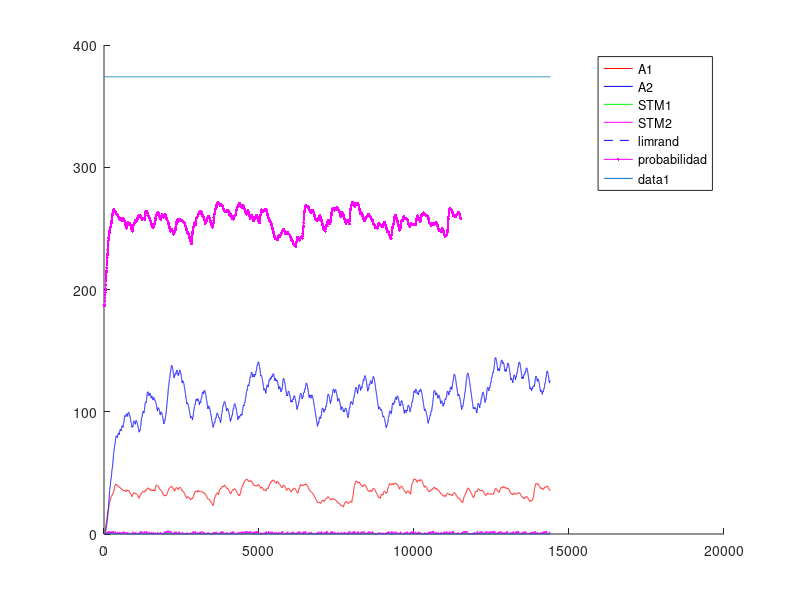
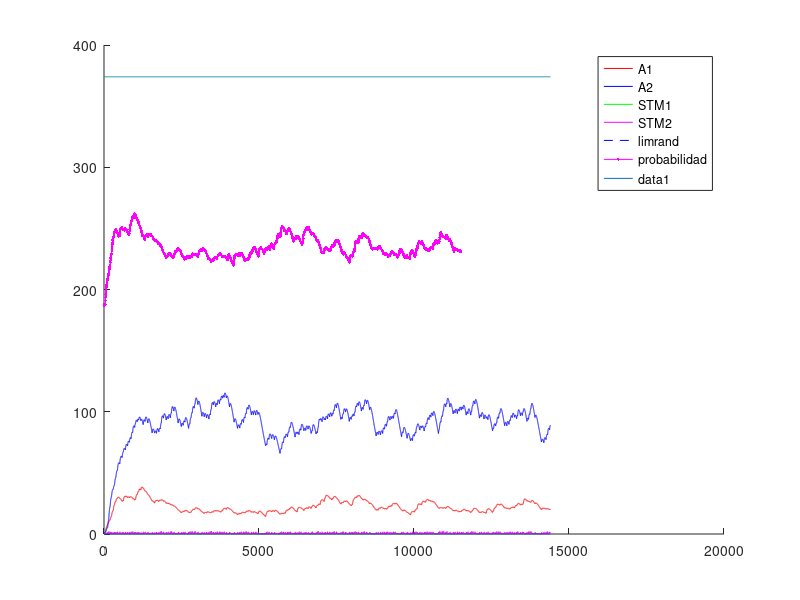
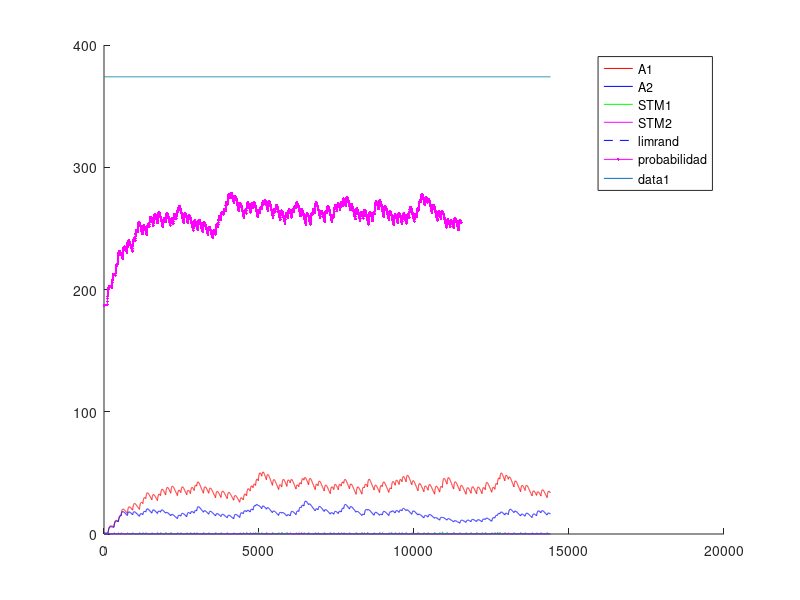
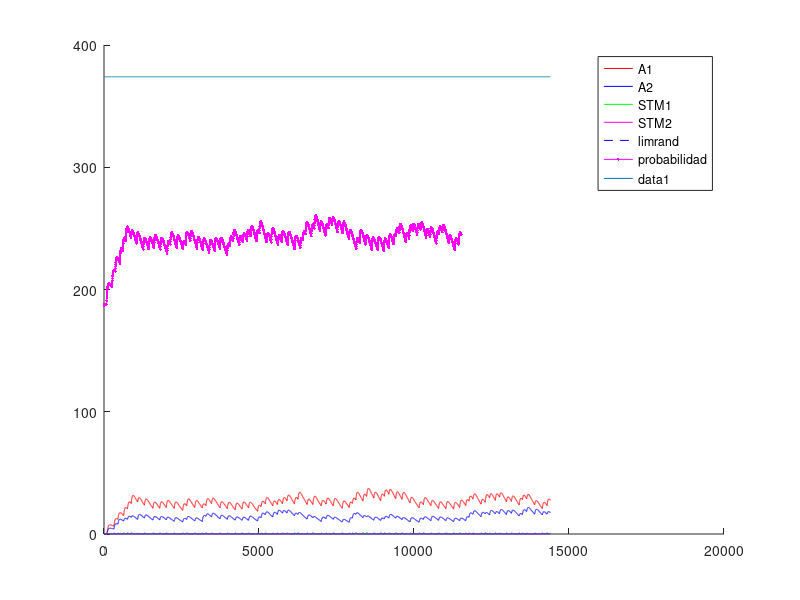

Here is the MATLAB script that generated these plots, in order:
%% Experimento con Variable-Interval - VI - intervalo Variable
%% Existen multiples intancias de palanquelo (cada vez que realiza respuesta decide si realiza otra o no)
%% Durante el intervalo se pesa la cantidad de palanqueos y no palanqueos respecto a la cantidad de instacias
%% de respuesta. EL refuerzo impacta de forma proporcional a la tasa de respuestas.
%% Un trial dura 3600 segundos.
%% Una sesion 1 o 3 trial (seg´un la dinamica del animal)
%% 5 sesiones por Experimento. Cada sesion es un intervalo diferente.
%% 1 experimento
%% Tiempo para realizar un respuesta 1 segundo
%% 
%% La probabilidad de eleccion se ajusta al nivel de maxima frecuencia de palanqueo
%% 

close all
clc
clear

%% Matriz de pago 0 1 

%%% Se ajusto la apreciacion de las cantidades de refuerzo 
function rf = feel(pellets)
  rf=0;
  if (nargin~=0)
    rf=(12.8*(1-exp(-.25.* pellets.^(2))))+(12.8*(1-exp(-.5.* pellets)));
  else
    error ("Faltan parametros");
  endif
endfunction
%% 
%% 

%% INICIALIZATION
%%%%%% CONSTANTES DE SESIONES
Ntrial  =  1 ;   %% un trial de 3600 segundos
tTrial  =  3600; %% en segundos
tResp   =  1;    %% en segundos
tMuestreo = 0.25;%% en segundos
Nses    =  7 ;
Vi=[5,10,30,40,60,90,120]; %% valores medios de intervalos variables
Ntest   =  1;
limrand =  0.138;
saving  =  0.01 ;
%%%%%% CONSTANTES DE DECAIMIENTO
alpha = 1*tMuestreo;
beta  = 0.125*tMuestreo ;
gamma = 0.0067*tMuestreo;%0.025 ; 
delta = 1*tMuestreo;
%%%%%% INICIALIZACION
palanca = zeros(2,1);
Rf_1=0;
Rf_2=0;
A1=zeros(1,Ntest);
A2=zeros(1,Ntest);
stm_1=zeros(2,Ntest);
stm_2=zeros(2,Ntest);
d=1;

sesion = zeros(Nses,1);
trialXsesion = zeros(Nses,Ntrial);
terminal_sesion=zeros(Nses,1);
nb_resp = zeros(Nses,Ntest);
refuerzo = zeros(Nses,Ntest);
t_ref = zeros(Nses,1);
cum_resp = zeros(Nses,1);
contadorP1=0;
contadorP2=0;
contadorI=0;

%% CALCULO DE AROUSAL MAXIMO
%% Iteraciones de respuesta refuerzo para encotnrar el STM medio
Nconfig=5; %% Tasa de respuesta de configuracion
%plot([1:0.01:20],(12.8*(1-exp(-.25.* [1:0.01:20].^(2))))+(12.8*(1-exp(-.5.* [1:0.01:20]))),'.k')
R1 = floor(feel(1)); %tiempo de refuezo para R
l1 = Nconfig/tMuestreo; % duracion entre trials
suma = 0; %suma es un valor necesaria para calcular max1 y min1
suma = alpha*R1 %% Refuerzo cada N respuestas
iter=100; %% numero de iteraciones para que converja el stm
max1 = 0; %maximum de stm1
min1 = 0; %minimum de stm1
for i = 1:iter 
  suma = (1-beta)^(Nconfig/tMuestreo)*suma;%% Instantes que decae el stm
  min1=suma;
  suma += alpha*R1; %Refuerzo
  max1=suma;
end
comp=.88;
S1 = (((max1-min1)*(comp*l1))/2)+min1*comp*l1; %calcul de la superficie del triangulo mas la de el rectangulo
stm_1_medio = S1/(l1);
A1max = (delta/gamma)*stm_1_medio;

%% INICIO DE LAS ITERATIONS
for l = 1:Ntest  %% TESTES
  Num=0;
  for k = 1:Nses  %% SESIONES (cambia el N)
    i=1;
    %duracion = [1,tTrial*ones(1,Ntrial)];
    
    contador = 1;
    %palanca(1)=randi(2);
    
    %% Agregar intervalo de refuerzos  %%
    intervalo=Vi(k);
    if k>1
      A1(Num+1,l)=saving*A1(Num,l);
      A2(Num+1,l)=saving*A2(Num,l);
      stm_1(Num+1,l)=0*stm_1(Num,l);
      stm_2(Num+1,l)=0*stm_2(Num,l); 
      %%% ELECCION DE LA PRIMERA PALANCA 
%      if A1(Num,1)>A2(Num,1)
%        palanca(2)=1;
%      else
%        palanca(2)=2;
%      end
    end       
    P1(i,k)=0.5;
    P1(i,k)=0.5;
    for j=2:(Ntrial*tTrial/tMuestreo) %% Todos los trials juntos
      
      if contador == tResp/tMuestreo%duracion(i)
        contador = 0;
        i = i+1 ;
        J = j ;
        P1(i,k)=0.5*(1-exp(-(5*A1((j-1)+Num,l))/A1max))+0.5; %probabilidad en exponential
        P2(i,k)=0.5*(1-exp(-(5*A2((j-1)+Num,l))/A1max))+0.5; %probabilidad en exponential
        %P=.99;
        %P2(i,k)=0.5*(1-exp(-(5*A2((j-1)+Num,l))/A2max))+0.5;
        
        a = rand ;
        %%% ELECCION DE LA PALANCA %%% Basicamente elige palanquear o no palanquear
        if (A1((j-1)+Num,l)<=limrand)&&(A2((j-1)+Num,l)<=limrand)
          palanca(i)=randi(2);
        elseif (A1((j-1)+Num,l)>=limrand)&&(A2((j-1)+Num,l)<=limrand)
          if a>=P1(i,k)
            palanca(i)=2;
          else
            palanca(i)=1;
          end
        elseif (A1((j-1)+Num,l)<=limrand)&&(A2((j-1)+Num,l)>=limrand)
          if a>=P2(i,k)
            palanca(i)=1;
          else
            palanca(i)=2;
          end
        elseif (A1((j-1)+Num,l)>A2((j-1)+Num,l))
          if a>=P1(i,k)
            palanca(i)=2;
          else
            palanca(i)=1;
          end
        else
          if a>=P2(i,k)
            palanca(i)=1;
          else
            palanca(i)=2;
          end
        end
        %% Contadores para intervalo de refuerzo
        if palanca(i)==1
          contadorP1++;
        else
          contadorP2++;
        endif
        %%% REFUERZO %%%
        if (contadorI >= intervalo/tMuestreo)
          if (contadorP1>=1)
            %if (palanca(i)==1) %% palanquea
            aux=contadorP1+contadorP2;
            Rfz=floor(feel(1));
            Rf_1=Rfz*contadorP1/aux;
            Rf_2=Rfz*contadorP2/aux;
            %elseif (palanca(i-1)==2) %% No palanquea
            %  Rf_1=0;
            %  Rf_2=0;%floor(10*(1-exp(-0.8* 2 )));
            %end
            %stm_1(j+Num,l)=(1-beta)*stm_1((j-1)+Num,l)+alpha*Rf_1;
            %stm_2(j+Num,l)=(1-beta)*stm_2((j-1)+Num,l)+alpha*Rf_2;
            contadorP1=0;
            contadorP2=0;
            contadorI =0;
            dispe=.5; %% dispercion del 50% del valor de la intervalo
            intervalo=Vi(k)*(1 + dispe*(1-2*rand));
            refuerzo(k,l)++;
            t_ref(k,i)=1;
          else
            contadorP1=0;
            contadorP2=0;
            contadorI =0;
            %dispe=.5; %% dispercion del 50% del valor de la intervalo
            %intervalo=Vi(k)*(1 + dispe*(1-2*rand))
            
          endif
        end
        
      else
        contador++;
        contadorI++;
        Rf_1=0;
        Rf_2=0;
      end
      stm_1(j+Num,l)=(1-beta)*stm_1((j-1)+Num,l)+alpha*Rf_1;
      stm_2(j+Num,l)=(1-beta)*stm_2((j-1)+Num,l)+alpha*Rf_2;
      A1(j+Num,l)=(1-gamma)*A1((j-1)+Num,l)+delta*stm_1(j+Num,l);
      A2(j+Num,l)=(1-gamma)*A2((j-1)+Num,l)+delta*stm_2(j+Num,l);
      
%      if floor(j/tTrial)==(j/tTrial)
%        trialXsesion()
%      end
    end
    
    
    %%% CONTADOR DE A QUE J SE CAMBIA LA SESION
    %sesion(k-1,l)=j;
    sesion(k,l)=j+Num;
    %%% DEFINICION DE NUM
%    compteur = 0 ;
%    for i=1:length(A1(:,l))
%      if A1(i,l)~=0
%        compteur = compteur +1;
%      end
%    end
%    Num=compteur;
    Num = j+Num;
    Sizemat = length(A1);
    
    if palanca(1)==1
      nb_resp(k,l)=1;
      cum_resp(k,1)=1;
    end
    for j = 2:length(palanca)
      if palanca(j)==1
        %nb_coop(k-1,l)= nb_coop(k-1,l)+1;
        nb_resp(k,l)++;
        cum_resp(k,j)=cum_resp(k,j-1)+1;
      else
        cum_resp(k,j)=cum_resp(k,j-1);
      end
    end
  end
end


%%% PRUEBAS 
%%% ENCONTRA LA LONGITUD REAL DEL EXPERIMENTACION
nonnul = zeros(Ntest,1);
for k=1:Ntest
  for i=1:length(A1)
    if A1(i,k) ~= 0
      nonnul(k)=nonnul(k)+1;
    end
  end
end

%%% PRUEBA I _ PESO DE LA EXPERIMENTACION EN LA MEMORIA
porcent = 0;
for i = 1:Ntest
  if sum(A1(:,i)) > 10 * sum(A2(:,i))
    porcent = porcent +1;
  end
end

%%% PRUEBA II _ SI LA EXCITATION ALCANZA A SU MAXIMUM
maxima = zeros(Ntest,1);
for k = 1:Ntest
  if floor(max(A1(:,k))) == floor(max(max(A1))) 
    maxima(k) = maxima(k) +1;
  end
end

%%% PRUEBA III _ EN QUE SESION LA PALANCA GANA DE VERDAD
%ird = zeros(Ntest,1);
%for k = 1:Ntest
%  i=1;
%  while 1
%    if A1(nonnul(k)-i,k) < limrand
%      ird(k) = nonnul(k)-i+1;
%      break;
%    else
%      i=i+1;
%    end
%  end
%end
%
%%%% PRUEBA IV _ CONVIERTE J EN NUMERO DE SESION
%for k = 1:Ntest
%  i=1;
%  while 1
%    if ird(k) <= sum(sesion(1:i)+50)
%      ird(k)=i;
%      break;
%    else
%      i=i+1;
%    end
%  end
%end

%%% PRUEBA V _ PORCENTAJE DE COOPERACION POR SESION / EXPERIMENTO

%
%porcentaje_coop_sesion=zeros(Nses,Ntest);
%porcentaje_coop_experimento=zeros(Ntest,1);
%for k = 1:Ntest
%  porcentaje_coop_experimento(k)=sum(nb_coop(:,k))/(Ntrial*Nses)*100;
%end

%for i=1:Ntest
%  terminal_sesion(1,i)=sesion(1,i);
%  for j=2:Nses
%    terminal_sesion(j,i)=sesion(j,i)+terminal_sesion(j-1,i);
%  end
%end

%%% DEMOSTRACION 


%promedio_sesion=sum(ird)/Ntest
%porcent_10xsuperior_al_otra=porcent/Ntest * 100;
%cuanto_alcanzan_al_maxima=sum(maxima)/Ntest * 100;
%porcentaje_coop_experimento;
%porcentaje_coop_sesion=floor(nb_coop/Ntrial*100);


resp_por_segundos=nb_resp/length(palanca); %numero de respuestas dividido por el numero de respestas maximal posible


for i=1:Ntest
  for j=1:Nses
    figure
    hold on
    %plot(sesion(j,i)*ones(1,max(max(A1(:,i)))),(1:max(max(A1(:,i)))),'--k');
    %h=plot((sesion(j,i).*tMuestreo)*ones(1,max(max(A1(:,i)))),(1:max(max(A1(:,i)))),'--k');
    %set(h, "linewidth", 2);
    if j==1
      plot(1:Ntrial*tTrial/tMuestreo,A1(1:sesion(j,i),i),'r',1:Ntrial*tTrial/tMuestreo,A2(1:sesion(j,i),i),'b',1:Ntrial*tTrial/tMuestreo,stm_1(1:sesion(j,i),i),'g',1:Ntrial*tTrial/tMuestreo,stm_2(1:sesion(j,i),i),'m',1:Ntrial*tTrial/tMuestreo,limrand*ones(1,Ntrial*tTrial/tMuestreo),'--b')
      plot((1:length(P1(:,j)'*A1max))/tMuestreo,P1(:,j)'*A1max,'.-m');
      legend("A1","A2","STM1","STM2","limrand","probabilidad");
    else
      plot(1:Ntrial*tTrial/tMuestreo,A1(sesion(j-1,i)+1:sesion(j,i),i),'r',1:Ntrial*tTrial/tMuestreo,A2(sesion(j-1,i)+1:sesion(j,i),i),'b',1:Ntrial*tTrial/tMuestreo,stm_1(sesion(j-1,i)+1:sesion(j,i),i),'g',1:Ntrial*tTrial/tMuestreo,stm_2(sesion(j-1,i)+1:sesion(j,i),i),'m',1:Ntrial*tTrial/tMuestreo,limrand*ones(1,Ntrial*tTrial/tMuestreo),'--b')
      plot((1:length(P1(:,j)'*A1max))/tMuestreo,P1(:,j)'*A1max,'.-m');
      legend("A1","A2","STM1","STM2","limrand","probabilidad");
    endif
    plot(1:Ntrial*tTrial/tMuestreo,A1max*ones(1,Ntrial*tTrial/tMuestreo));
    hold off
  endfor
endfor


%% Maximos exitos por intervalo= 10-360 - 30-120 - 40-65 - 60-60 

color = 'rgbmkmrgbk';
figure
hold on
for i=1:Ntest
  plot(Vi,resp_por_segundos(:,i),'Color',color(i));
  title('Respuestas por segundos');
  xlabel('Intervalos');
  ylabel('Respuestas/segundos');
  for j=1:Nses
    plot(Vi(j)*ones(1,floor(resp_por_segundos(j,i)*100)+1),(0:floor(resp_por_segundos(j,i)*100))/100,'k');
  end
  end
hold off


figure
hold on
for i=1:Ntest
  plot(refuerzo(:,i),resp_por_segundos(:,i),'Color',color(i));
  title('Respuestas y refuerzo');
  xlabel('Refuezo/horas');
  ylabel('Respuestas/segundos');
  for j=1:Nses
    plot(refuerzo(j)*ones(1,floor(resp_por_segundos(j,i)*100)+1),(0:floor(resp_por_segundos(j,i)*100))/100,'k');
    a = strcat('Num= ',num2str(Vi(j)));
    if j==3
      text(refuerzo(j),-.085,a);
    elseif j==4
      text(refuerzo(j),-.1,a);
    elseif j==5
      text(refuerzo(j),-.03,a);
    else
      text(refuerzo(j),-.06,a);
    end
  end
end
hold off


figure
hold on
for i=1:Nses
  plot(1:length(cum_resp(i,:)),cum_resp(i,:),'Color',color(i));
  a=find(t_ref(i,:)==1);
  aVI.(num2str(i))=a;
  plot(a,cum_resp(i,a),'k+');
  title('Cumulative records');
  xlabel('Time');
  ylabel('Cumulative responses');
end
hold off

resp_por_segundosVI = resp_por_segundos;
refuerzoVI = refuerzo;
cum_respVI = cum_resp;

save VI resp_por_segundosVI refuerzoVI cum_respVI;
save ("-mat-binary", "aVI", "aVI");

%%% probl�me de temps, pas le temps de d�croitre du coup red�marre plus
%%% haut CQFD
%%%% CASTIGO DE TIEMPO 
%%%% CUANTO VECES ELIGE COOPERATION
%%% Pour chaque session r�cup�rer le nombre de coop�ration et tracer la
%%% courbe correspondante 
